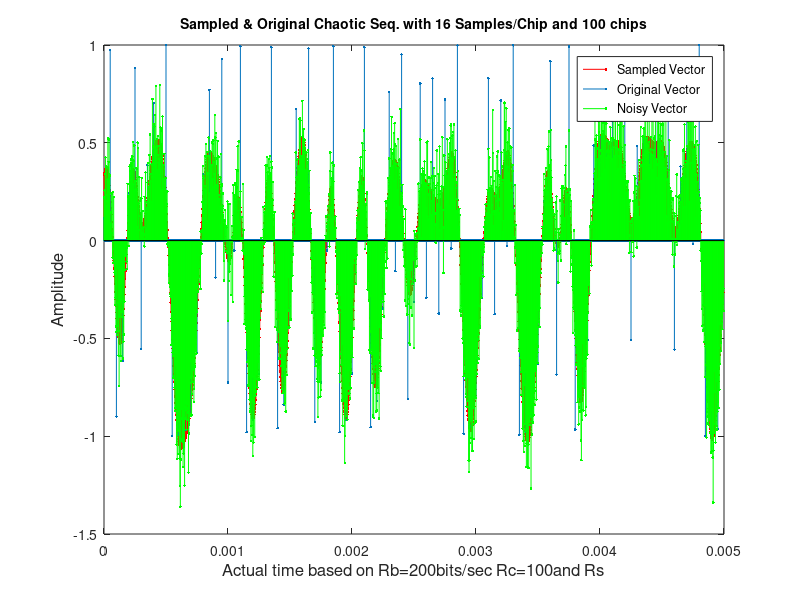
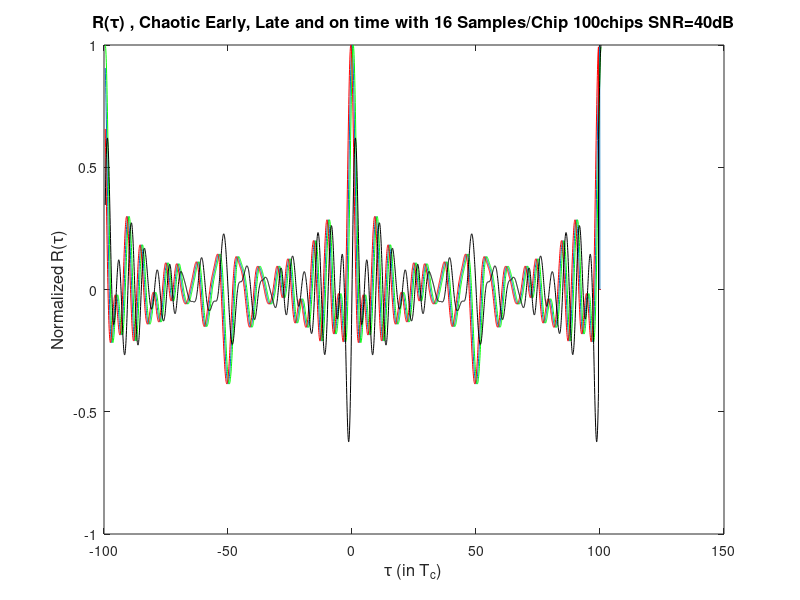

Recreate these plots in MATLAB, in order.
%%% 

tic;


clear;
clc;
%close all;

L = 100; 
sequence_length = L   ; %chaotic sequence Length;

SNR_dB = 40;           % Chip Eb/No


Rb = 200;  % bit rate = bits/sec
Rc = 100;   % chip rate = chips/bit   in other words spreading factor
Rs = 16;      % sample rate = samples/chip  

Rt = Rb*Rc*Rs;  %total rate



%What sort of sequence do you want correlated? Equal that to 1;
PN = 0;
CHAOS = 1;
NOISE =1;
INTERP = 1;
ZOH = 0;

 x = zeros(1,L);                  % make the original x vector
 initial_condition = 0.1133;
 x(1) = initial_condition;
 for ii = 2:length(x),
    x(ii) = 1- 2*x(ii-1).^2;
 end;
 x_original = x;  % want to use this for correct noise calculation

%     %FOR CHAOS
%     x= zeros(1,L);                  % make the original x vector
%      initial_condition = 0.1133;
%      x(1) = initial_condition;
%      for ii = 2:length(x),
%         x(ii) = 1- 2*x(ii-1).^2;
%      end;


%%%================================NOISE SEQUENCES=========================
if PN ==1
    %FOR PN
    LFSR_connections = 9;
    sequence_type = 1;
    
    %x1 is the original PN vector
    [x1] = m_sequence_generator(LFSR_connections, sequence_type);

    x_original = x1;  % want to use this for correct noise calculation
    
    if ZOH ==1
       
        x = zeros(1,length(x1)*Rs); % Introduce ZOH sampling of the signal 
        jj = 1;
        for mm = 1:length(x1)
           for nn = 1:Rs
               x(jj) = x1(mm);
               jj = jj+1;
           end
            nn = 1; 
        end;
        L = 2^(LFSR_connections)-1;
        %% plotting purposes only
    %     Rt = Rb*Rc*Rs;  %total rate
    %    time = 0:(1/Rt):(1/Rt)*(L*Rs-1);
    %    figure; stem(time,x,'r.');
    end % end if ZOH ==1
    
    if INTERP ==1
        
        x_interpolated = interp(x1,Rs);  %% generate interpolated signal
         x = x_interpolated;
    end %end if INTERP ==1.
    
end; %end if  PN ==1

%%%================================CHAOTIC SEQUENCES=======================

if CHAOS ==1
    if ZOH == 1
        %%%========================================================================
        %%%========================================================================
        %%%========================================================================
        %%%_____________________The ZOH signal___________________________
        
  
        initial_condition = 0.1133;
         %% for the zero order hold sampling (square sampling method)
        x_zoh = zeros(Rs,sequence_length-1); % to get and exact sequence length
                                              % we want, matlab arrays start at 1
        x_zoh(:,1)=initial_condition;   %initial condition
        
        for (ii = 1:sequence_length-1),
            x_zoh(:,ii+1) = 1- 2.* (x_zoh(:,ii).^2); %makes a matrix of dimentions(sample,sequencelength)  the coloums contain the same numbers
        end;                                 
         
        y_zoh  = [x_zoh(:,1).'];        % get the first colum and make it into the first row
           
        
        for (jj  = 2:sequence_length),      
           y_zoh = [y_zoh,x_zoh(:,jj).'];      %keep appending to this row to make the transmission vector.      
        end;
        x = y_zoh;
        
%         for(xx = 1:length(x)),        %%for coding purposes
%           
%             if x(xx)>=0
%                 x(xx) = 1;
%             else
%                 x(xx) = -1;
%             end
%         end
        
            % sample rate = samples/chip  number of samples
        Rt = Rb*Rc*Rs;  %total rate
        
        time = 0:(1/Rt):(1/Rt)*(L*Rs-1);
        
         %figure; stem(time,x,'.');
        % 
        %  title(['Logistic Map With  ZOH sampling of ', int2str(r),' Samples/Chip and SF of ' , int2str(Rc)]);
        %  xlabel('Time (s)')
        %  ylabel('x(t)_ZOH')

        %=========================================================================
        %=======
        
    end  %end if ZOH = 1
    
   
    if INTERP ==1
         x = zeros(1,L);                  % make the original x vector
         initial_condition = 0.1133;
         x(1) = initial_condition;
         for ii = 2:length(x),
            x(ii) = 1- 2*x(ii-1).^2;
         end;
         x_original = x;  % want to use this for correct noise calculation
        x_interpolated = interp(x,Rs);  %% generate interpolated signal
         x = x_interpolated;
    end %end if INTERP ==1.
    
end %end if CHAOS ==1.  
    
    noiseless_x = x;
   
    
    
if NOISE == 1


    %------------------------------ NOISE CALCULATIONS -----------------------
    fs = Rt;          % sampling frequency (cancels)
    sf = Rc;           % Spreading factor

    % Calculate the noise - do the long way
    Pavg = sum(x.^2)/(length(x));   % Variance of the logistic map = 0.5
    % Eb is the total energy of the signal divided by the number of chips:
    Etot = sum(x.^2)/fs;
    Eb = Etot/((length(x)./(Rc*Rs)));
    
   
    % (length of x is the sample number so Es = 0.5 Ec)
   
    SNR_lin = 10.^(SNR_dB/10);
    No = Eb/SNR_lin;  %noise PSD, watts per hertz
    sigma_squared = No*fs/2

    %-------------------------------------------------------------------------
   % noisy_x = interp((randn(1,length(x_original)).*sqrt(sigma_squared)),Rs) + x;
   % %WRONG! Should not interpolated the noise since I am adding it per
   % chip.

   
   noisy_x = noiseless_x + (randn(1,length(x)).*sqrt(sigma_squared));
  
   y_corr = [noisy_x ,noisy_x,noisy_x];  %%get ready for the correct correlation depending on prsence of noise
else
    sigma = 0;
    y_corr = [noiseless_x,noiseless_x,noiseless_x]; %%get ready for the correct correlation depending on prsence of noise
end; %endif NOISE =1;



%%% correlation

R = zeros(2*length(x)-1,3);


index = 1;
while(index <= 3)  %index is for the delays, There are 3 indecies, 1 for lag, 2 for on time and 3 for half a chip advance. 
    if index == 1
        y_ptr = 1;
    elseif index == 2
        y_ptr = (Rs/2)+ 1 ; 
    elseif index ==3
        y_ptr = Rs + 1 ;
    end
    ii = 1;
    while (y_ptr <(length(y_corr)-length(noiseless_x))),
        R(ii,index) = sum (noiseless_x(1:length(x)).*y_corr(y_ptr:y_ptr+length(x)-1));    
         y_ptr = y_ptr + 1; 
         ii = ii+1;
    end 
    index = index +1;
end
lags = (1:1:2*length(x)-1) - length(x); lags = (lags + ((Rs/2)-1)).'; %%from Salim's code. This is the x axis which is scaled for the different sampling sizes. 
% the goal is to make the  final x axis look like the x axis of one sample
% perchip. but just simply have mopre samples in the space between them.

% lags =  1:length(R(:,1));
% lags = lags.';


Rd = zeros(length(R(:,1)),1);
Ra = zeros(length(R(:,3)),1);

temp_d = R(:,1);  %R delay
temp_a = R(:,3);  %R advanced
% Rd(1) = temp_d(length(Rd));
% Ra(length(Ra)) = temp_a(1);
% for zz = 2:length(Rd)
%     Rd(zz) = temp_d(zz-1);
%     Ra(zz-1) = temp_a(zz);
%    Ra(zz) = temp_a(zz);
% end

Rd = temp_d;
Ra = temp_a;

%%%========================================================================
%%%===========================error calculation============================
%%%========================================================================
error = Rd - Ra;






%%%========================================================================
%%%=================================GRAPHICS===============================
%%%========================================================================


%%% ============================ for plotting ZOH or interpolated signals
%%% and the original one against actual time. We superimpose them to make
%%% the visualization more meaningfull. 

time = 0:(1/Rt):(1/Rt)*(L*Rs-1);
x_original = upsample(x_original,Rs);
figure;stem(time,x,'r.','DisplayName','Sampled Vector');
hold on;
stem(time,x_original,'.','DisplayName','Original Vector');
hold on;
stem(time,noisy_x,'g.','DisplayName','Noisy Vector');

if CHAOS == 1
title(['Sampled & Original Chaotic Seq. with ' ,int2str(Rs),' Samples/Chip and ',int2str(L),' chips'],'fontsize',10);
end

if PN ==1
title(['Sampled and Original PN Seq. with ' ,int2str(Rs),' Samples/Chip and ',int2str(L),' chips'],'fontsize',10);
end

legend('show');
xlabel({['Actual time based on Rb=',int2str(Rb),'bits/sec Rc=', int2str(Rc), 'and Rs']},'fontsize',12)
ylabel('Amplitude','fontsize',12);
% ==========================================================================

% 
% 
%   % Create  ACF plot 
figure; plot(lags./(Rs),R(:,2)./max(R(:,2)),'DisplayName','The on time auto Correlaton function');
 hold on;

% Create plot
plot(lags./(Rs), Rd./max(Rd), 'DisplayName','Delayed','Color',[0 1 0]);
hold on;
% Create plot
plot(lags./(Rs), Ra./max(temp_a),'DisplayName','Advanced','Color',[1 0 0]);
hold on;
plot(lags./(Rs), error./max(error),'DisplayName','Error','Color',[0 0 0]);
% Create legend
%legend('show');
xlabel('\tau (in T_c)','fontsize',12);
ylabel('Normalized R(\tau)','fontsize',12);


% plot(lags,R(:,2)./max(R(:,2)))
% hold on;
% plot(lags,error./max(error),'r')
% hold on;

%axis([-2.5 2.5 -1.5 1.5])


if CHAOS == 1

    title(['R(\tau) , Chaotic Early, Late and on time with ' ,int2str(Rs),' Samples/Chip ',int2str(L),'chips',' SNR=',int2str(SNR_dB),'dB'],'fontsize',12);
    %title(['Note : ',int2str(nb_points),' points from ',int2str(nb_gaussian),' gaussian samples   ;  Freq : F=',int2str(F),' Hz ; noise_power : \sigma^2 = ',num2str(noise_power),' W'],'FontSize',10);
end;

if PN == 1
    title(['R(\tau) , PN Early, Late and on time with ' ,int2str(Rs),' Samples/Chip ',int2str(L),'chips',' SNR=',int2str(SNR_dB),'dB'],'fontsize',12);
end;




 toc;
%Elapsed_Time= t/60

